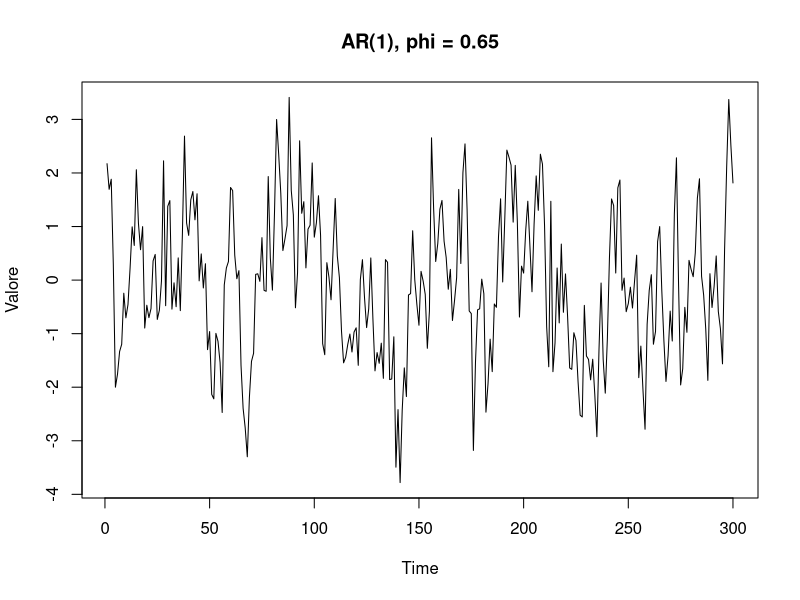
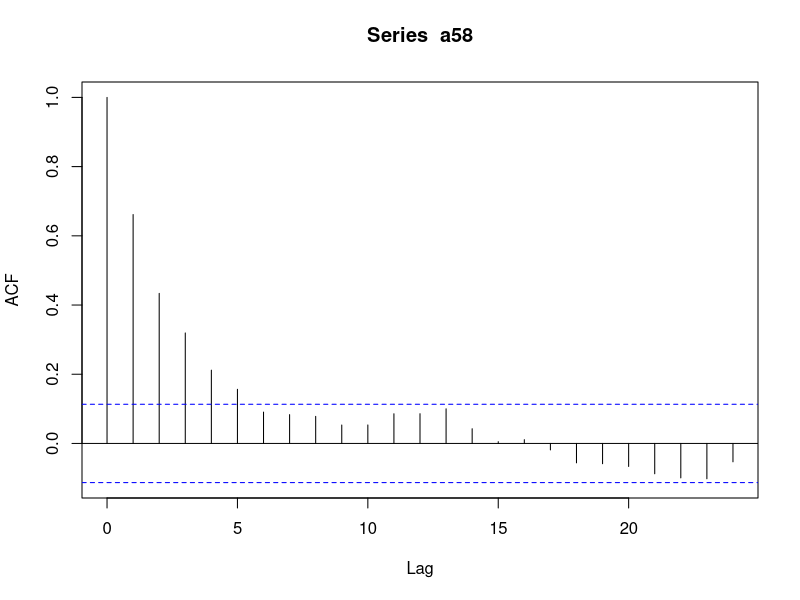

Write the R code that produced these figures, in order.
set.seed(19058)
# arima.sim gestisce il tratto iniziale.
a58 <- arima.sim(
  model = list(ar = 0.65), n = 300)
plot(a58, ylab = "Valore",
     main = "AR(1), phi = 0.65")
acf(a58, lag.max = 24)
